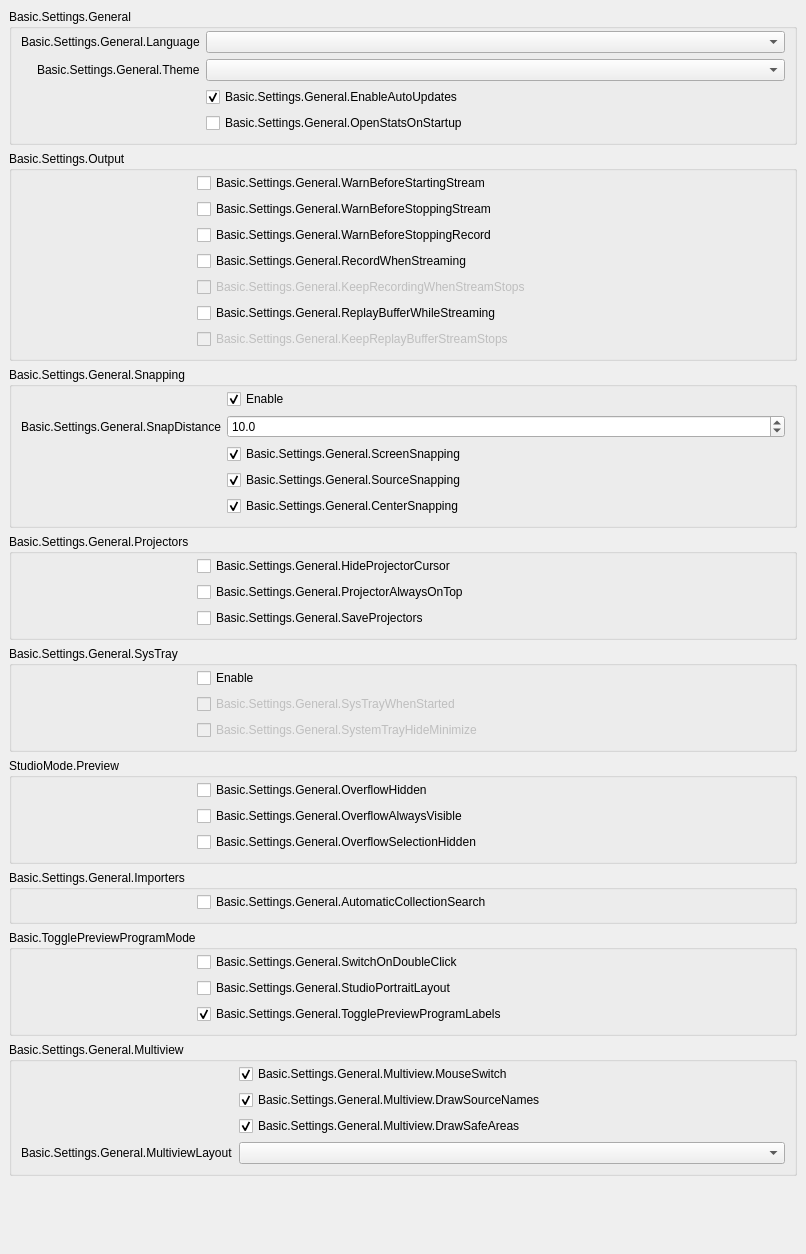
           <widget class="QWidget" name="scrollAreaWidgetContents_2">
            <property name="geometry">
             <rect>
              <x>0</x>
              <y>0</y>
              <width>806</width>
              <height>1254</height>
             </rect>
            </property>
            <layout class="QVBoxLayout" name="verticalLayout_19">
             <property name="leftMargin">
              <number>0</number>
             </property>
             <property name="topMargin">
              <number>0</number>
             </property>
             <property name="rightMargin">
              <number>0</number>
             </property>
             <property name="bottomMargin">
              <number>9</number>
             </property>
             <item alignment="Qt::AlignTop">
              <widget class="QWidget" name="widget_2" >
               <layout class="QVBoxLayout" name="verticalLayout_20">
                <item>
                 <widget class="QGroupBox" name="groupBox_15">
                  <property name="title">
                   <string>Basic.Settings.General</string>
                  </property>
                  <layout class="QFormLayout" name="formLayout_32">
                   <property name="fieldGrowthPolicy">
                    <enum>QFormLayout::AllNonFixedFieldsGrow</enum>
                   </property>
                   <property name="labelAlignment">
                    <set>Qt::AlignRight|Qt::AlignTrailing|Qt::AlignVCenter</set>
                   </property>
                   <property name="topMargin">
                    <number>2</number>
                   </property>
                   <item row="0" column="0">
                    <widget class="QLabel" name="label">
                     <property name="text">
                      <string>Basic.Settings.General.Language</string>
                     </property>
                     <property name="buddy">
                      <cstring>language</cstring>
                     </property>
                    </widget>
                   </item>
                   <item row="0" column="1">
                    <widget class="QComboBox" name="language"/>
                   </item>
                   <item row="1" column="0">
                    <widget class="QLabel" name="label_42">
                     <property name="text">
                      <string>Basic.Settings.General.Theme</string>
                     </property>
                     <property name="buddy">
                      <cstring>theme</cstring>
                     </property>
                    </widget>
                   </item>
                   <item row="1" column="1">
                    <widget class="QComboBox" name="theme"/>
                   </item>
                   <item row="2" column="0">
                    <spacer name="horizontalSpacer_3">
                     <property name="orientation">
                      <enum>Qt::Horizontal</enum>
                     </property>
                     <property name="sizeType">
                      <enum>QSizePolicy::Fixed</enum>
                     </property>
                     <property name="sizeHint" stdset="0">
                      <size>
                       <width>170</width>
                       <height>5</height>
                      </size>
                     </property>
                    </spacer>
                   </item>
                   <item row="2" column="1">
                    <widget class="QCheckBox" name="enableAutoUpdates">
                     <property name="text">
                      <string>Basic.Settings.General.EnableAutoUpdates</string>
                     </property>
                     <property name="checked">
                      <bool>true</bool>
                     </property>
                    </widget>
                   </item>
                   <item row="3" column="1">
                    <widget class="QCheckBox" name="openStatsOnStartup">
                     <property name="text">
                      <string>Basic.Settings.General.OpenStatsOnStartup</string>
                     </property>
                    </widget>
                   </item>
                  </layout>
                 </widget>
                </item>
                <item>
                 <widget class="QGroupBox" name="groupBox_16">
                  <property name="title">
                   <string>Basic.Settings.Output</string>
                  </property>
                  <layout class="QFormLayout" name="formLayout_2">
                   <property name="fieldGrowthPolicy">
                    <enum>QFormLayout::AllNonFixedFieldsGrow</enum>
                   </property>
                   <property name="topMargin">
                    <number>2</number>
                   </property>
                   <item row="0" column="0">
                    <spacer name="horizontalSpacer_5">
                     <property name="orientation">
                      <enum>Qt::Horizontal</enum>
                     </property>
                     <property name="sizeType">
                      <enum>QSizePolicy::Fixed</enum>
                     </property>
                     <property name="sizeHint" stdset="0">
                      <size>
                       <width>170</width>
                       <height>5</height>
                      </size>
                     </property>
                    </spacer>
                   </item>
                   <item row="0" column="1">
                    <widget class="QCheckBox" name="warnBeforeStreamStart">
                     <property name="text">
                      <string>Basic.Settings.General.WarnBeforeStartingStream</string>
                     </property>
                    </widget>
                   </item>
                   <item row="1" column="1">
                    <widget class="QCheckBox" name="warnBeforeStreamStop">
                     <property name="text">
                      <string>Basic.Settings.General.WarnBeforeStoppingStream</string>
                     </property>
                    </widget>
                   </item>
                   <item row="2" column="1">
                    <widget class="QCheckBox" name="warnBeforeRecordStop">
                     <property name="text">
                      <string>Basic.Settings.General.WarnBeforeStoppingRecord</string>
                     </property>
                    </widget>
                   </item>
                   <item row="3" column="1">
                    <widget class="QCheckBox" name="recordWhenStreaming">
                     <property name="text">
                      <string>Basic.Settings.General.RecordWhenStreaming</string>
                     </property>
                    </widget>
                   </item>
                   <item row="4" column="1">
                    <widget class="QCheckBox" name="keepRecordStreamStops">
                     <property name="enabled">
                      <bool>false</bool>
                     </property>
                     <property name="text">
                      <string>Basic.Settings.General.KeepRecordingWhenStreamStops</string>
                     </property>
                    </widget>
                   </item>
                   <item row="5" column="1">
                    <widget class="QCheckBox" name="replayWhileStreaming">
                     <property name="text">
                      <string>Basic.Settings.General.ReplayBufferWhileStreaming</string>
                     </property>
                    </widget>
                   </item>
                   <item row="6" column="1">
                    <widget class="QCheckBox" name="keepReplayStreamStops">
                     <property name="enabled">
                      <bool>false</bool>
                     </property>
                     <property name="text">
                      <string>Basic.Settings.General.KeepReplayBufferStreamStops</string>
                     </property>
                    </widget>
                   </item>
                  </layout>
                 </widget>
                </item>
                <item>
                 <widget class="QGroupBox" name="groupBox_10">
                  <property name="enabled">
                   <bool>true</bool>
                  </property>
                  <property name="sizePolicy">
                   <sizepolicy hsizetype="Preferred" vsizetype="Maximum">
                    <horstretch>0</horstretch>
                    <verstretch>0</verstretch>
                   </sizepolicy>
                  </property>
                  <property name="title">
                   <string>Basic.Settings.General.Snapping</string>
                  </property>
                  <property name="flat">
                   <bool>false</bool>
                  </property>
                  <layout class="QFormLayout" name="formLayout_21">
                   <property name="fieldGrowthPolicy">
                    <enum>QFormLayout::AllNonFixedFieldsGrow</enum>
                   </property>
                   <property name="labelAlignment">
                    <set>Qt::AlignRight|Qt::AlignTrailing|Qt::AlignVCenter</set>
                   </property>
                   <property name="topMargin">
                    <number>2</number>
                   </property>
                   <item row="0" column="1">
                    <widget class="QCheckBox" name="snappingEnabled">
                     <property name="text">
                      <string>Enable</string>
                     </property>
                     <property name="checked">
                      <bool>true</bool>
                     </property>
                    </widget>
                   </item>
                   <item row="2" column="1">
                    <widget class="QCheckBox" name="screenSnapping">
                     <property name="text">
                      <string>Basic.Settings.General.ScreenSnapping</string>
                     </property>
                     <property name="checked">
                      <bool>true</bool>
                     </property>
                    </widget>
                   </item>
                   <item row="4" column="1">
                    <widget class="QCheckBox" name="centerSnapping">
                     <property name="text">
                      <string>Basic.Settings.General.CenterSnapping</string>
                     </property>
                     <property name="checked">
                      <bool>true</bool>
                     </property>
                    </widget>
                   </item>
                   <item row="3" column="1">
                    <widget class="QCheckBox" name="sourceSnapping">
                     <property name="text">
                      <string>Basic.Settings.General.SourceSnapping</string>
                     </property>
                     <property name="checked">
                      <bool>true</bool>
                     </property>
                    </widget>
                   </item>
                   <item row="1" column="1">
                    <widget class="QDoubleSpinBox" name="snapDistance">
                     <property name="decimals">
                      <number>1</number>
                     </property>
                     <property name="singleStep">
                      <double>0.500000000000000</double>
                     </property>
                     <property name="value">
                      <double>10.000000000000000</double>
                     </property>
                    </widget>
                   </item>
                   <item row="1" column="0">
                    <widget class="QLabel" name="label_9">
                     <property name="text">
                      <string>Basic.Settings.General.SnapDistance</string>
                     </property>
                     <property name="buddy">
                      <cstring>snapDistance</cstring>
                     </property>
                    </widget>
                   </item>
                   <item row="3" column="0">
                    <spacer name="horizontalSpacer_4">
                     <property name="orientation">
                      <enum>Qt::Horizontal</enum>
                     </property>
                     <property name="sizeType">
                      <enum>QSizePolicy::Fixed</enum>
                     </property>
                     <property name="sizeHint" stdset="0">
                      <size>
                       <width>170</width>
                       <height>5</height>
                      </size>
                     </property>
                    </spacer>
                   </item>
                  </layout>
                 </widget>
                </item>
                <item>
                 <widget class="QGroupBox" name="groupBox_14">
                  <property name="title">
                   <string>Basic.Settings.General.Projectors</string>
                  </property>
                  <layout class="QFormLayout" name="formLayout_28">
                   <property name="fieldGrowthPolicy">
                    <enum>QFormLayout::AllNonFixedFieldsGrow</enum>
                   </property>
                   <property name="topMargin">
                    <number>2</number>
                   </property>
                   <item row="0" column="1">
                    <widget class="QCheckBox" name="hideProjectorCursor">
                     <property name="text">
                      <string>Basic.Settings.General.HideProjectorCursor</string>
                     </property>
                    </widget>
                   </item>
                   <item row="1" column="1">
                    <widget class="QCheckBox" name="projectorAlwaysOnTop">
                     <property name="text">
                      <string>Basic.Settings.General.ProjectorAlwaysOnTop</string>
                     </property>
                    </widget>
                   </item>
                   <item row="2" column="1">
                    <widget class="QCheckBox" name="saveProjectors">
                     <property name="text">
                      <string>Basic.Settings.General.SaveProjectors</string>
                     </property>
                    </widget>
                   </item>
                   <item row="1" column="0">
                    <spacer name="horizontalSpacer">
                     <property name="orientation">
                      <enum>Qt::Horizontal</enum>
                     </property>
                     <property name="sizeType">
                      <enum>QSizePolicy::Fixed</enum>
                     </property>
                     <property name="sizeHint" stdset="0">
                      <size>
                       <width>170</width>
                       <height>5</height>
                      </size>
                     </property>
                    </spacer>
                   </item>
                  </layout>
                 </widget>
                </item>
                <item>
                 <widget class="QGroupBox" name="groupBox_13">
                  <property name="title">
                   <string>Basic.Settings.General.SysTray</string>
                  </property>
                  <layout class="QFormLayout" name="formLayout_29">
                   <property name="fieldGrowthPolicy">
                    <enum>QFormLayout::AllNonFixedFieldsGrow</enum>
                   </property>
                   <property name="topMargin">
                    <number>2</number>
                   </property>
                   <item row="0" column="1">
                    <widget class="QCheckBox" name="systemTrayEnabled">
                     <property name="text">
                      <string>Enable</string>
                     </property>
                    </widget>
                   </item>
                   <item row="1" column="1">
                    <widget class="QCheckBox" name="systemTrayWhenStarted">
                     <property name="enabled">
                      <bool>false</bool>
                     </property>
                     <property name="text">
                      <string>Basic.Settings.General.SysTrayWhenStarted</string>
                     </property>
                    </widget>
                   </item>
                   <item row="2" column="1">
                    <widget class="QCheckBox" name="systemTrayAlways">
                     <property name="enabled">
                      <bool>false</bool>
                     </property>
                     <property name="text">
                      <string>Basic.Settings.General.SystemTrayHideMinimize</string>
                     </property>
                    </widget>
                   </item>
                   <item row="1" column="0">
                    <spacer name="horizontalSpacer_2">
                     <property name="orientation">
                      <enum>Qt::Horizontal</enum>
                     </property>
                     <property name="sizeType">
                      <enum>QSizePolicy::Fixed</enum>
                     </property>
                     <property name="sizeHint" stdset="0">
                      <size>
                       <width>170</width>
                       <height>5</height>
                      </size>
                     </property>
                    </spacer>
                   </item>
                  </layout>
                 </widget>
                </item>
                <item>
                 <widget class="QGroupBox" name="groupBox_18">
                  <property name="title">
                   <string>StudioMode.Preview</string>
                  </property>
                  <layout class="QFormLayout" name="formLayout_35">
                   <property name="fieldGrowthPolicy">
                    <enum>QFormLayout::AllNonFixedFieldsGrow</enum>
                   </property>
                   <property name="labelAlignment">
                    <set>Qt::AlignRight|Qt::AlignTrailing|Qt::AlignVCenter</set>
                   </property>
                   <property name="topMargin">
                    <number>2</number>
                   </property>
                   <item row="1" column="1">
                    <widget class="QCheckBox" name="overflowAlwaysVisible">
                     <property name="text">
                      <string>Basic.Settings.General.OverflowAlwaysVisible</string>
                     </property>
                    </widget>
                   </item>
                   <item row="0" column="0">
                    <spacer name="horizontalSpacer_25">
                     <property name="orientation">
                      <enum>Qt::Horizontal</enum>
                     </property>
                     <property name="sizeHint" stdset="0">
                      <size>
                       <width>170</width>
                       <height>5</height>
                      </size>
                     </property>
                    </spacer>
                   </item>
                   <item row="2" column="1">
                    <widget class="QCheckBox" name="overflowSelectionHide">
                     <property name="text">
                      <string>Basic.Settings.General.OverflowSelectionHidden</string>
                     </property>
                    </widget>
                   </item>
                   <item row="0" column="1">
                    <widget class="QCheckBox" name="overflowHide">
                     <property name="text">
                      <string>Basic.Settings.General.OverflowHidden</string>
                     </property>
                    </widget>
                   </item>
                  </layout>
                 </widget>
                </item>
                <item>
                 <widget class="QGroupBox" name="groupBox_19">
                  <property name="title">
                   <string>Basic.Settings.General.Importers</string>
                  </property>
                  <layout class="QFormLayout" name="formLayout_36">
                   <property name="fieldGrowthPolicy">
                    <enum>QFormLayout::AllNonFixedFieldsGrow</enum>
                   </property>
                   <property name="labelAlignment">
                    <set>Qt::AlignRight|Qt::AlignTrailing|Qt::AlignVCenter</set>
                   </property>
                   <property name="topMargin">
                    <number>2</number>
                   </property>
                   <item row="0" column="0">
                    <spacer name="horizontalSpacer_26">
                     <property name="orientation">
                      <enum>Qt::Horizontal</enum>
                     </property>
                     <property name="sizeHint" stdset="0">
                      <size>
                       <width>170</width>
                       <height>5</height>
                      </size>
                     </property>
                    </spacer>
                   </item>
                   <item row="0" column="1">
                    <widget class="QCheckBox" name="automaticSearch">
                     <property name="text">
                      <string>Basic.Settings.General.AutomaticCollectionSearch</string>
                     </property>
                    </widget>
                   </item>
                  </layout>
                 </widget>
                </item>
                <item>
                 <widget class="QGroupBox" name="groupBox_11">
                  <property name="title">
                   <string>Basic.TogglePreviewProgramMode</string>
                  </property>
                  <layout class="QFormLayout" name="formLayout_31">
                   <property name="fieldGrowthPolicy">
                    <enum>QFormLayout::AllNonFixedFieldsGrow</enum>
                   </property>
                   <property name="labelAlignment">
                    <set>Qt::AlignRight|Qt::AlignTrailing|Qt::AlignVCenter</set>
                   </property>
                   <property name="topMargin">
                    <number>2</number>
                   </property>
                   <item row="0" column="1">
                    <widget class="QCheckBox" name="doubleClickSwitch">
                     <property name="text">
                      <string>Basic.Settings.General.SwitchOnDoubleClick</string>
                     </property>
                    </widget>
                   </item>
                   <item row="0" column="0">
                    <spacer name="horizontalSpacer_6">
                     <property name="orientation">
                      <enum>Qt::Horizontal</enum>
                     </property>
                     <property name="sizeHint" stdset="0">
                      <size>
                       <width>170</width>
                       <height>5</height>
                      </size>
                     </property>
                    </spacer>
                   </item>
                   <item row="1" column="1">
                    <widget class="QCheckBox" name="studioPortraitLayout">
                     <property name="text">
                      <string>Basic.Settings.General.StudioPortraitLayout</string>
                     </property>
                    </widget>
                   </item>
                   <item row="2" column="1">
                    <widget class="QCheckBox" name="prevProgLabelToggle">
                     <property name="text">
                      <string>Basic.Settings.General.TogglePreviewProgramLabels</string>
                     </property>
                     <property name="checked">
                      <bool>true</bool>
                     </property>
                    </widget>
                   </item>
                  </layout>
                 </widget>
                </item>
                <item>
                 <widget class="QGroupBox" name="groupBoxMultiview">
                  <property name="title">
                   <string>Basic.Settings.General.Multiview</string>
                  </property>
                  <layout class="QFormLayout" name="formLayoutMultiview">
                   <property name="fieldGrowthPolicy">
                    <enum>QFormLayout::AllNonFixedFieldsGrow</enum>
                   </property>
                   <property name="labelAlignment">
                    <set>Qt::AlignRight|Qt::AlignTrailing|Qt::AlignVCenter</set>
                   </property>
                   <property name="topMargin">
                    <number>2</number>
                   </property>
                   <item row="0" column="0">
                    <spacer name="horizontalSpacerMultiview">
                     <property name="orientation">
                      <enum>Qt::Horizontal</enum>
                     </property>
                     <property name="sizeType">
                      <enum>QSizePolicy::Fixed</enum>
                     </property>
                     <property name="sizeHint" stdset="0">
                      <size>
                       <width>170</width>
                       <height>5</height>
                      </size>
                     </property>
                    </spacer>
                   </item>
                   <item row="0" column="1">
                    <widget class="QCheckBox" name="multiviewMouseSwitch">
                     <property name="text">
                      <string>Basic.Settings.General.Multiview.MouseSwitch</string>
                     </property>
                     <property name="checked">
                      <bool>true</bool>
                     </property>
                    </widget>
                   </item>
                   <item row="1" column="1">
                    <widget class="QCheckBox" name="multiviewDrawNames">
                     <property name="text">
                      <string>Basic.Settings.General.Multiview.DrawSourceNames</string>
                     </property>
                     <property name="checked">
                      <bool>true</bool>
                     </property>
                    </widget>
                   </item>
                   <item row="2" column="1">
                    <widget class="QCheckBox" name="multiviewDrawAreas">
                     <property name="text">
                      <string>Basic.Settings.General.Multiview.DrawSafeAreas</string>
                     </property>
                     <property name="checked">
                      <bool>true</bool>
                     </property>
                    </widget>
                   </item>
                   <item row="3" column="1">
                    <widget class="QComboBox" name="multiviewLayout"/>
                   </item>
                   <item row="3" column="0">
                    <widget class="QLabel" name="label_64">
                     <property name="text">
                      <string>Basic.Settings.General.MultiviewLayout</string>
                     </property>
                     <property name="buddy">
                      <cstring>multiviewLayout</cstring>
                     </property>
                    </widget>
                   </item>
                  </layout>
                 </widget>
                </item>
               </layout>
              </widget>
             </item>
            </layout>
           </widget>
